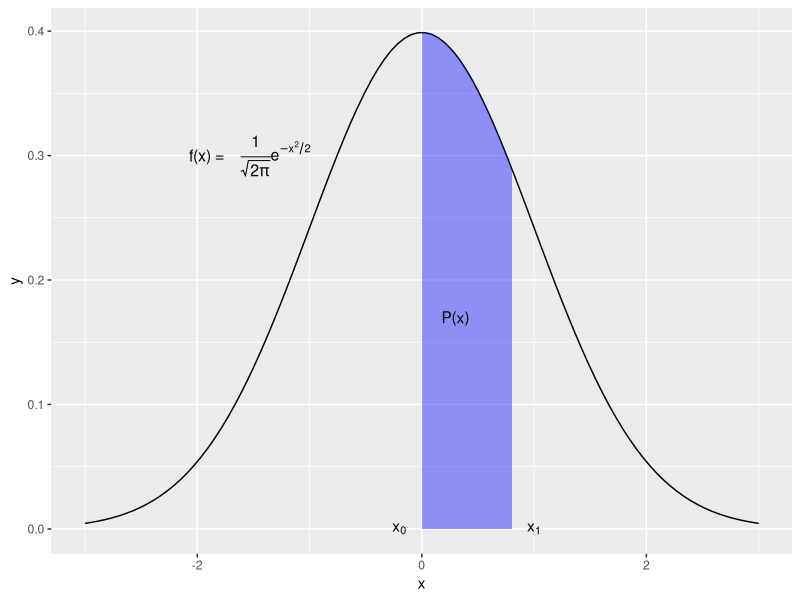
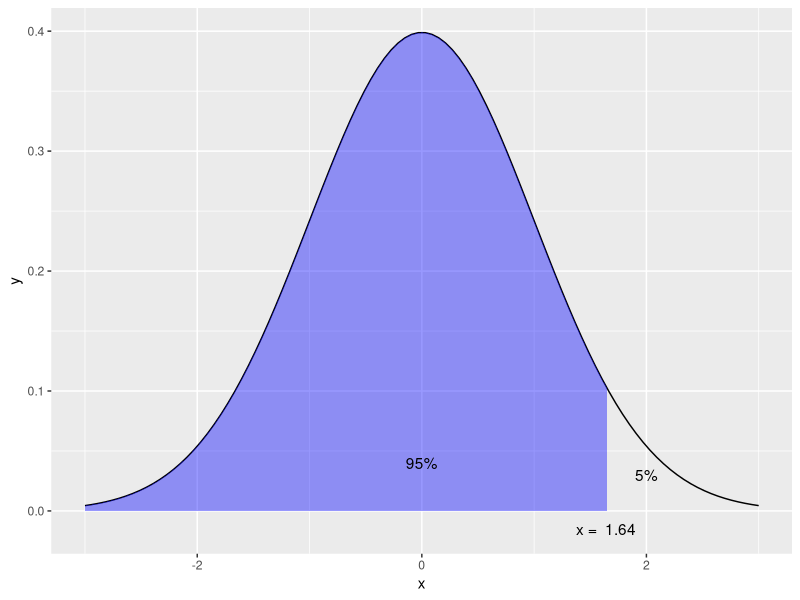
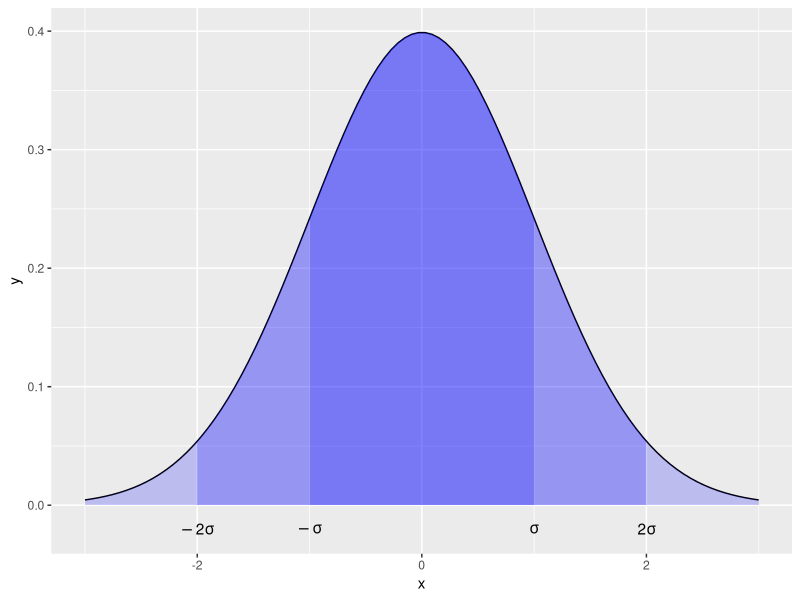

R code for these plots, in order:
## ---- chunk 1
library(ggplot2)

## ---- chunk 2
#' Draw Normal Distribution Density with an area shaded in.
#'
#' @param lb Lower bound of the shaded area. Use \code{-Inf} for a left tail.
#' @param ub Upper bound of the shaded area. Use \code{Inf} for a right tail.
#' @param mean Mean of the normal distribution
#' @param sd Standard deviation of the normal distribution
#' @param limits Lower and upper bounds on the x-axis of the area displayed.
#' @return ggplot object.
#' @examples
#' # Standard normal with upper 2.5% tail shaded
#' normal_prob_area_plot(2, Inf)
#' # Standard normal with lower 2.5% tail shaded
#' normal_prob_area_plot(-Inf, 2)
#' # standard normal with middle 68% shaded.
#' normal_prob_area_plot(-1, 1)
plot_norm <- function(lb, 
                      ub, 
                      lb1 = "a",
                      ub1 = NA,
                      lb2 = "a",
                      ub2 = NA,
                      lb3 = "a",
                      ub3 = NA,
                      mean = 0, 
                      sd = 1, 
                      limits = c(mean - 3 * sd, mean + 3 * sd), 
                      col = "gray78",
                      col1 = "gray68",
                      col2 = "gray58",
                      col3 = "gray48",
                      alpha = .4) {
    x <- seq(limits[1], limits[2], length.out = 100)
    xmin <- max(lb, limits[1])
    xmax <- min(ub, limits[2])
    areax <- seq(xmin, xmax, length.out = 100)
    area <- data.frame(x = areax, ymin = 0, ymax = dnorm(areax, mean = mean, sd = sd))
    g <- ggplot()
    g <- g + geom_line(data.frame(x = x, 
                                  y = dnorm(x, mean = mean, sd = sd)),
                       mapping = aes(x = x, y = y))
    g <- g + geom_ribbon(data = area, 
                         mapping = aes(x = x, ymin = ymin, ymax = ymax), 
                         fill = col, 
                         alpha = alpha)
    
    
    
    if(lb1 != "a")
        {x <- seq(limits[1], limits[2], length.out = 100)
    xmin <- max(lb1, limits[1])
    xmax <- min(ub1, limits[2])
    areax <- seq(xmin, xmax, length.out = 100)
    area <- data.frame(x = areax, ymin = 0, ymax = dnorm(areax, mean = mean, sd = sd))
    g <- g + geom_ribbon(data = area, 
                         mapping = aes(x = x, ymin = ymin, ymax = ymax), 
                         fill = col1, 
                         alpha = alpha)}
    if(lb2 != "a")
        {x <- seq(limits[1], limits[2], length.out = 100)
    xmin <- max(lb2, limits[1])
    xmax <- min(ub2, limits[2])
    areax <- seq(xmin, xmax, length.out = 100)
    area <- data.frame(x = areax, ymin = 0, ymax = dnorm(areax, mean = mean, sd = sd))
    g <- g + geom_ribbon(data = area, 
                         mapping = aes(x = x, ymin = ymin, ymax = ymax), 
                         fill = col2, 
                         alpha = alpha)}
    if(lb3 != "a")
        {x <- seq(limits[1], limits[2], length.out = 100)
    xmin <- max(lb3, limits[1])
    xmax <- min(ub3, limits[2])
    areax <- seq(xmin, xmax, length.out = 100)
    area <- data.frame(x = areax, ymin = 0, ymax = dnorm(areax, mean = mean, sd = sd))
    g <- g + geom_ribbon(data = area, 
                         mapping = aes(x = x, ymin = ymin, ymax = ymax), 
                         fill = col3, 
                         alpha = alpha)}
    
    
    g <- g + scale_x_continuous(limits = limits)
    g
    }
## ---- chunk 3
g <- plot_norm(lb = 0, ub = 0.8, col = "blue")
g <- g + annotate("text", x = -1.3, y = 0.3, parse = TRUE, label =" frac( 1, sqrt( 2 * pi)) * e ^ {-x ^ 2 / 2}", size = 4)
g <- g + annotate("text", x = -1.9, y = 0.3, parse = FALSE, label ="f(x) = ", size = 4)
g <- g + annotate("text", x = -0.2, y = 0, label="x[0]", parse=TRUE)
g <- g + annotate("text", x = 1, y = 0, label="x[1]", parse=TRUE)
g <- g + annotate("text", x = 0.3, y = 0.17, label = "P(x)")
g
## ---- chunk 4
qnorm(.95)
## ---- chunk 5
g <- plot_norm(lb = -Inf, ub = qnorm(.95), col = "blue")
g <- g + annotate("text", x = round(qnorm(.95), 2), y = -0.015, label= paste("x = ",round(qnorm(.95), 2)))
g <- g + annotate("text", x = 0, y = 0.04, label = "95%")
g <- g + annotate("text", x = 2, y = 0.03, label = "5%")
g
## ---- chunk 6
g <- plot_norm(lb = -1, ub = 1, lb1 = -2, ub1 = 2, lb2 = -Inf, ub2 = Inf, alpha = .2, col = "blue", col1 = "blue", col2 = "blue")
g <- g + annotate("text", x = 1, y = -0.02, label = "sigma", parse = TRUE)
g <- g + annotate("text", x = -1, y = -0.02, label = "-sigma", parse = TRUE)
g <- g + annotate("text", x = 2, y = -0.02, label = "2*sigma", parse = TRUE)
g <- g + annotate("text", x = -2, y = -0.02, label = "-2*sigma", parse = TRUE)
g 
